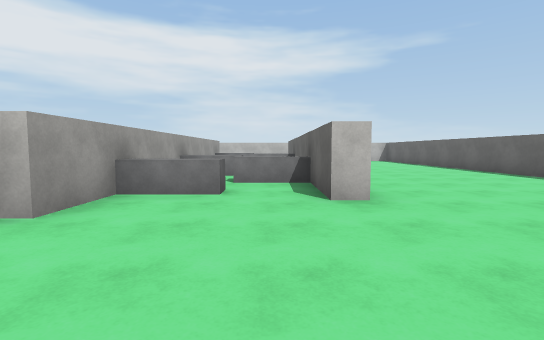
View 1 (above)

17 first-person views from a walk through a scene from a Unity 3-D project. The camera is 1.3 m above the floor, tilts 4° down and sees 85° across. The floor is counted in squares, 2 m on a side. Each view is taken from the middle of a square. On the plan, view 1 faces up. The plan holds only what a view shows up to about 9 squares ahead; the rest is blank. Surface patterns are stand-ins for the level's own textures.

View 2
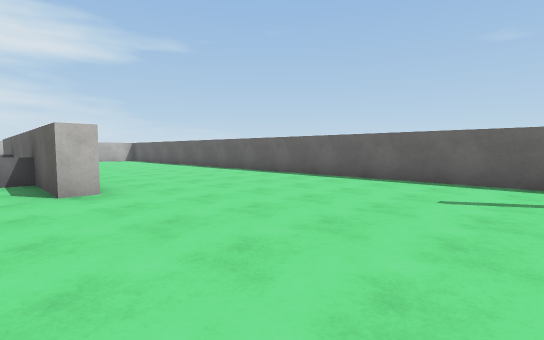

View 3
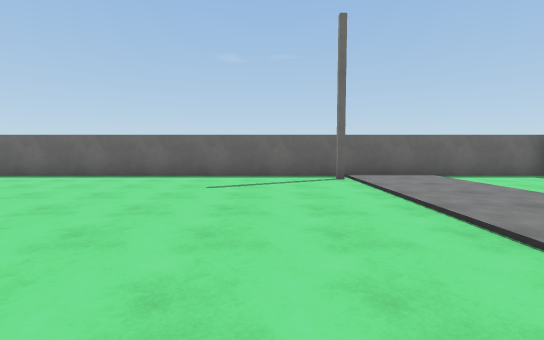

View 4
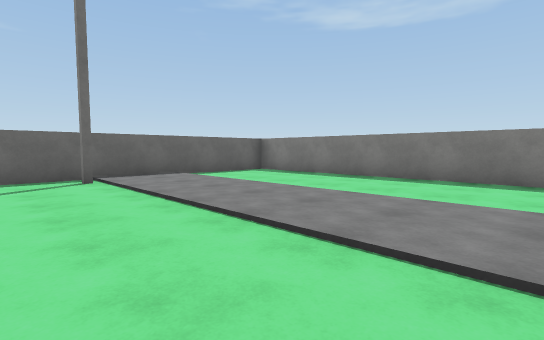

View 5
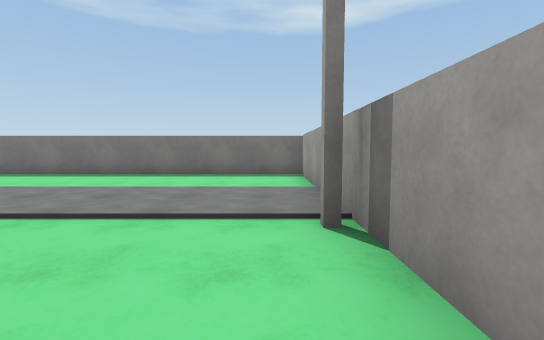

View 6
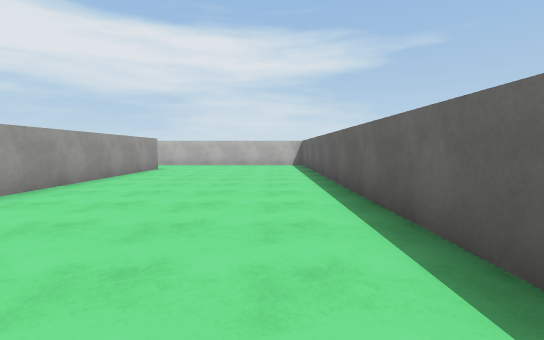

View 7
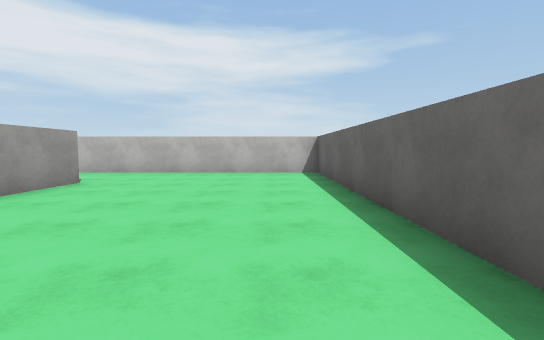

View 8
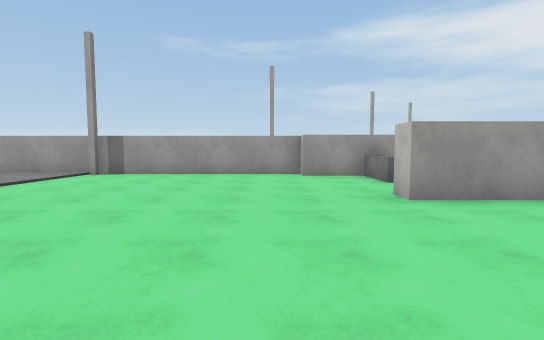

View 9
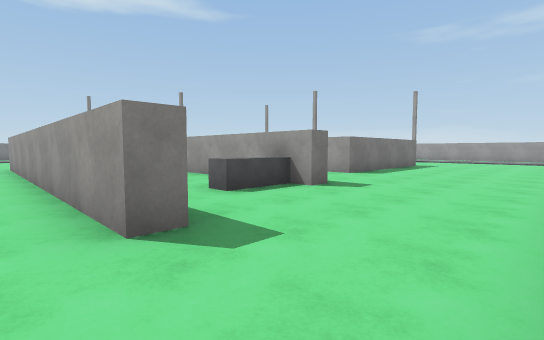

View 10
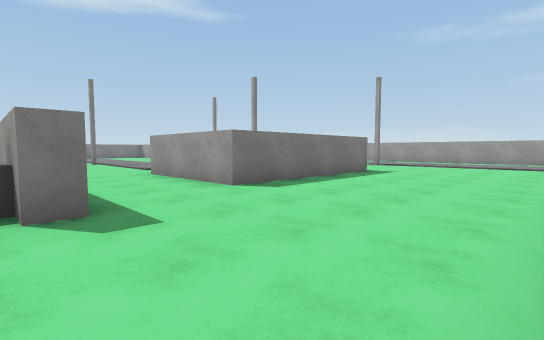

View 11
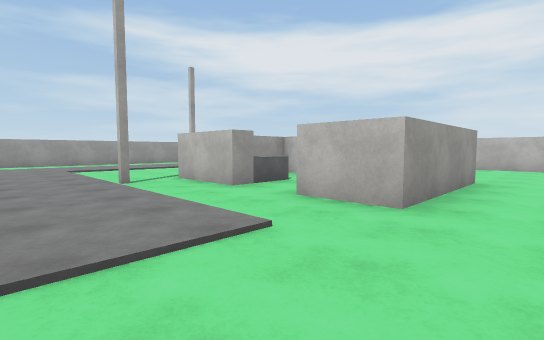

View 12
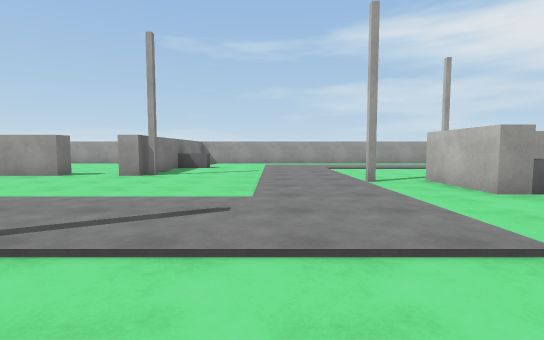

View 13
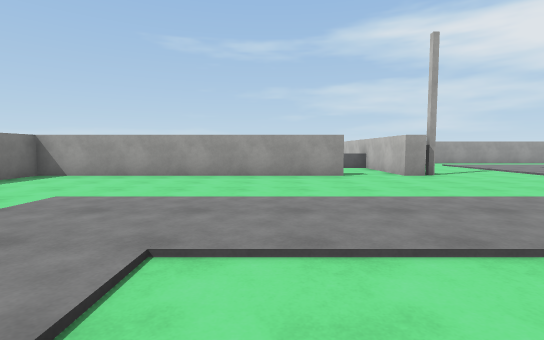

View 14
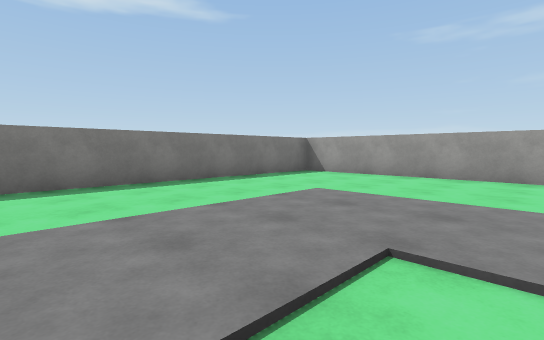

View 15
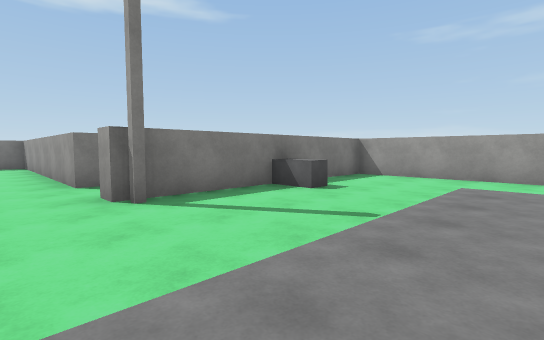

View 16
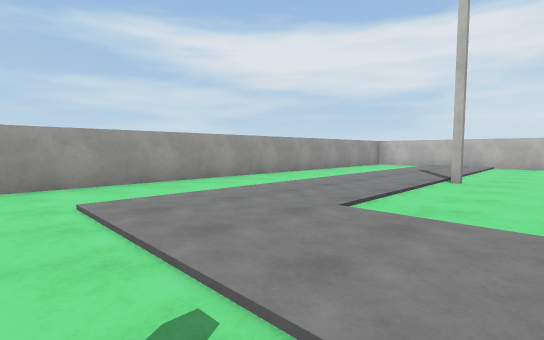

View 17
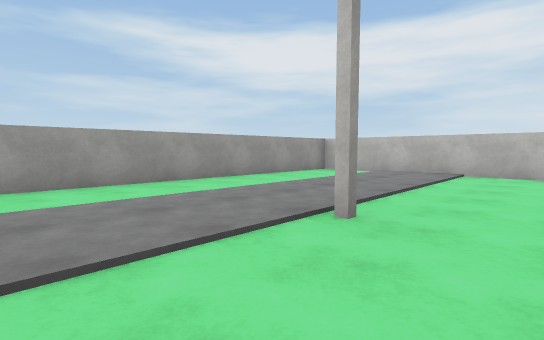

### Floor plan
Ten units are one square. View 1 is at (0, 0); x grows to the right and y downward. Boxes are objects, and circles mark ways between rooms. Rooms are numbered by the first view taken in them; rooms with no view inside come last. Other rooms are left out.
<svg viewBox="-182 -168 250 251">
<path fill="none" stroke="#000" d="M-22 -46 -22 -28 -28 -28 -28 72M13 -138 13 -37 8 -37M63 78 63 -163 26 -163M-31 77 51 77M-9 -43 -22 -43M-94 -83 -102 -83M-92 -113 -97 -113 -97 -100M-104 -118 -53 -118 -53 -83 -68 -83M-29 -128 -22 -128 -22 -46M-118 2 -113 2 -113 77 -31 77M8 -37 8 -109M-45 -163 -56 -163M-122 -163 -166 -163M6 -138 13 -138M-177 -151 -177 -18 -113 -18 -113 -13 -130 -13M26 -163 -4 -163M-9 -72 -22 -72M-24 -123 -8 -123 -8 -118M-148 -28 -143 -28 -143 -18M9 -57 -8 -57"/>
<rect x="-95" y="-95" width="10" height="10" fill="#bbb"><title>grey block</title></rect>
<circle cx="-5" cy="-45" r="3" fill="#2a7"/>
<circle cx="17" cy="-150" r="3" fill="#2a7"/>
<text x="30" y="-30">1</text>
<text x="-80" y="-70">2</text>
</svg>
Room 1 opens to room 2.

Where each view was taken, in squares from view 1:
view 1: 0 up, 0 right, facing up
view 2: 1 down, 0 right, facing up-right
view 3: 1 down, 1 left, facing right
view 4: 1 down, 1 left, facing down-right
view 5: 0 up, 2 left, facing down
view 6: 4 up, 5 right, facing up
view 7: 8 up, 5 right, facing up
view 8: 2 up, 5 right, facing left
view 9: 16 up, 2 right, facing down-left
view 10: 16 up, 2 left, facing down-left
view 11: 5 up, 4 left, facing up-left
view 12: 5 up, 4 left, facing left
view 13: 2 down, 4 left, facing left
view 14: 2 down, 4 left, facing down-left
view 15: 6 up, 10 left, facing down-left
view 16: 4 up, 12 left, facing up-left
view 17: 8 up, 12 left, facing up-left
